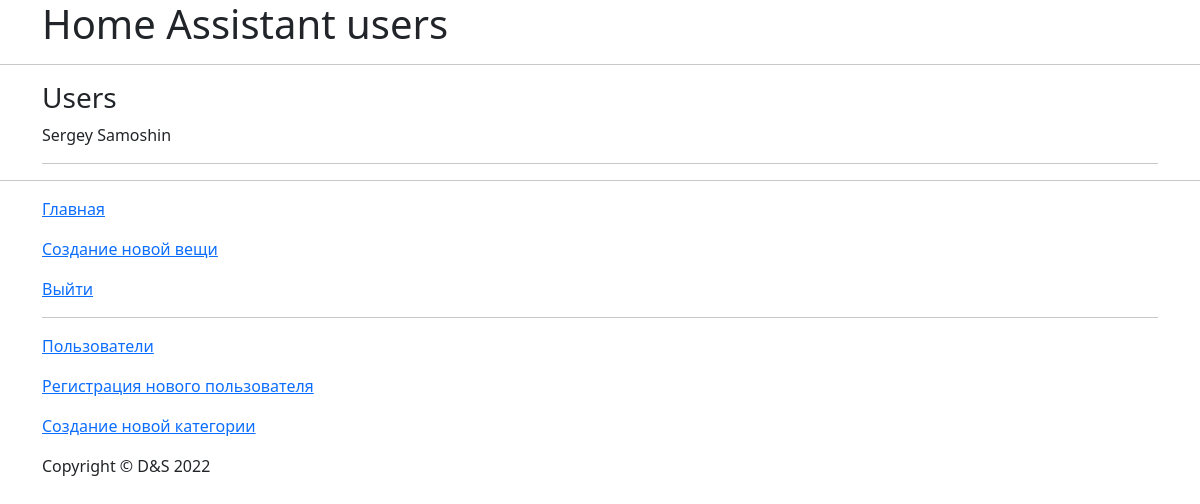
Before: /all_users (signed in) with the older database file.
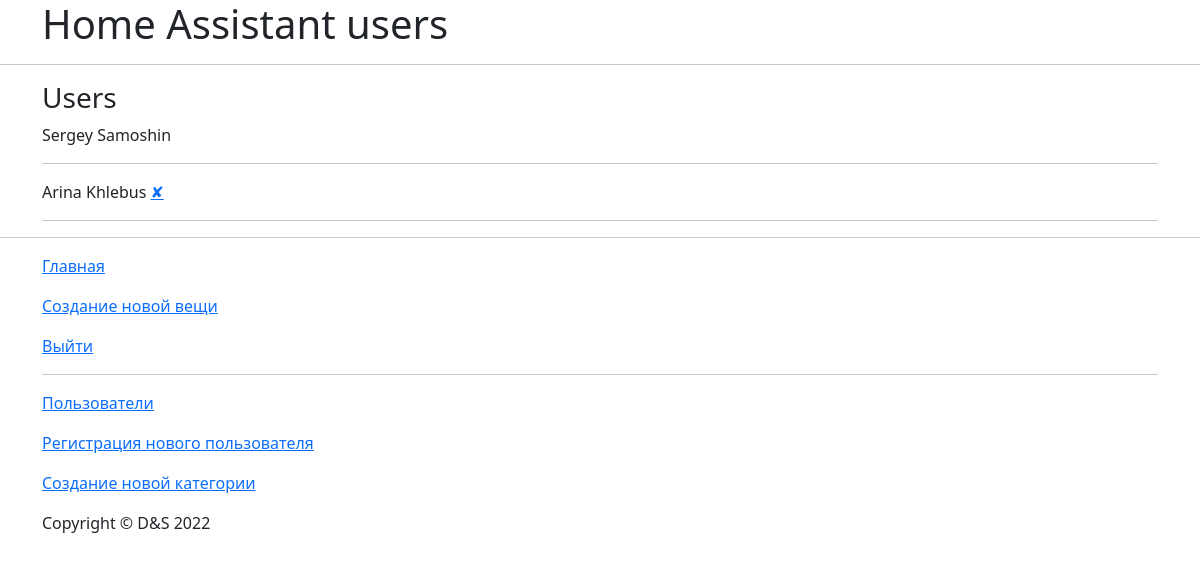
After: the same page with the newer database file.
### models.py (models this page shows)
class User(db.Model, UserMixin):
    __tablename__ = 'users'
    id = db.Column(db.Integer, primary_key=True)
    first_name = db.Column(db.String(20))
    last_name = db.Column(db.String(20))
    email = db.Column(db.String(100), unique=True)
    password = db.Column(db.String(500), nullable=True)
    things = relationship('Thing', backref='users')

### main.py (the view)
@app.route('/all_users')
def all_users():
    return function.all_users()

### function.py (called while the page is built)
def before_request():
    if current_user.is_anonymous:
        return login()

def admin_only(f):
    @wraps(f)
    def decorated_function(*args, **kwargs):
        if current_user.id != 1:
            return logout()
        return f(*args, **kwargs)
    return decorated_function

@admin_only
def all_users():
    users = User.query.all()
    return render_template('all_users.html', title='users', users=users)

### main.py (called while the page is built)
@login_manager.user_loader
def load_user(user_id):
    return User.query.get(int(user_id))

@app.before_request
def before_request():
    return function.before_request()

### templates/all_users.html
{% include "header.html" %}
<div class="container">
    <h3>Users</h3>
    {% for user in users %}
        <div class="post-preview">
            <p>{{ user.first_name }} {{ user.last_name }} {% if user.id !=1 %}<a href="{{url_for('delete_user', user_id=user.id) }}">✘</a> {% endif %} </p>
        </div>
    <hr>
    {% endfor %}
</div>
<hr>
{% include "footer.html" %}

Changed rows visible on the page:
added User: first_name "Arina", last_name "Khlebus"
